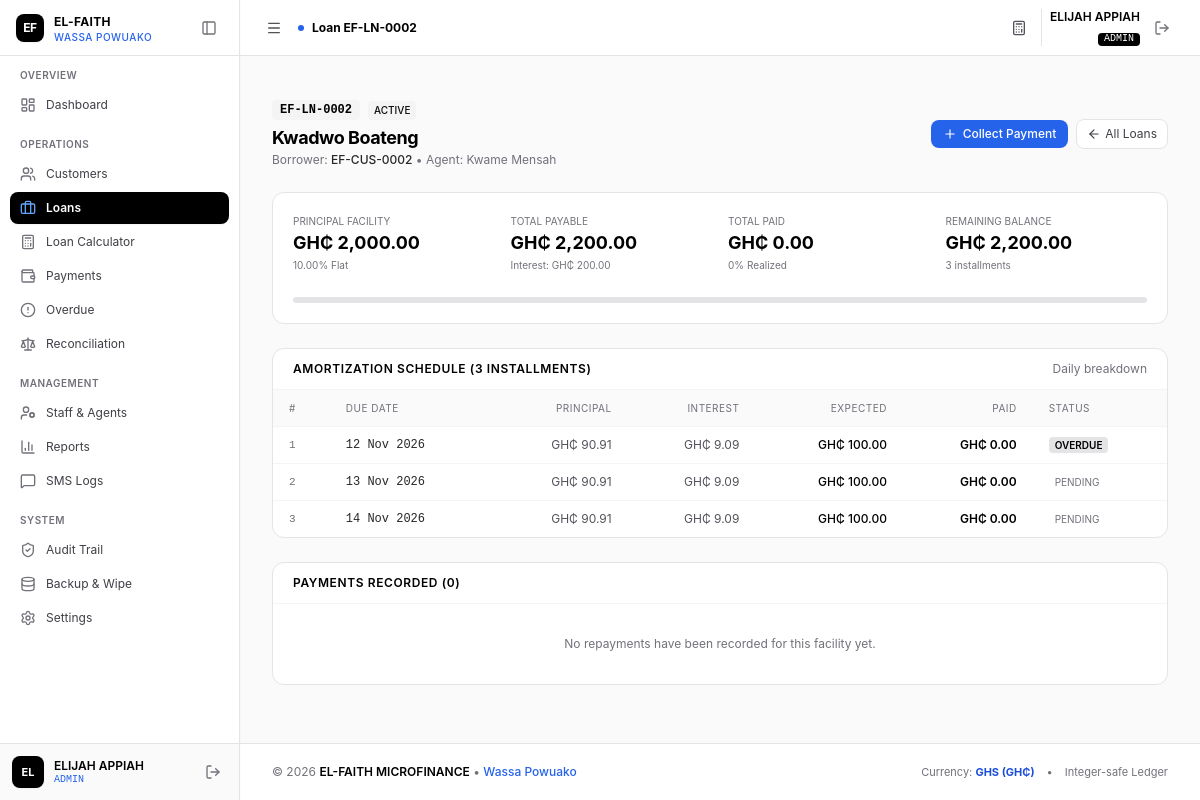
Screenshot of /admin/loan_view.php?id=2 (signed in) with the database file from the repository.
### tables this page shows
CREATE TABLE IF NOT EXISTS `loans` (
  `id` INT AUTO_INCREMENT PRIMARY KEY,
  `uuid` VARCHAR(36) NOT NULL UNIQUE,
  `loan_code` VARCHAR(30) NOT NULL UNIQUE,
  `customer_id` INT NOT NULL,
  `agent_id` INT NULL,
  `principal_pesewas` BIGINT NOT NULL,
  `interest_rate` DECIMAL(5, 2) NOT NULL DEFAULT 10.00,
  `interest_method` ENUM('flat', 'reducing_balance') NOT NULL DEFAULT 'flat',
  `interest_pesewas` BIGINT NOT NULL,
  `total_payable_pesewas` BIGINT NOT NULL,
  `total_paid_pesewas` BIGINT NOT NULL DEFAULT 0,
  `remaining_balance_pesewas` BIGINT NOT NULL,
  `term_duration` INT NOT NULL,
  `term_period` ENUM('days', 'weeks', 'months') NOT NULL DEFAULT 'months',
  `repayment_frequency` ENUM('daily', 'weekly', 'monthly') NOT NULL DEFAULT 'daily',
  `installment_amount_pesewas` BIGINT NOT NULL,
  `disbursed_at` DATETIME NULL,
  `first_due_date` DATE NOT NULL,
  `maturity_date` DATE NOT NULL,
  `status` ENUM('pending', 'active', 'overdue', 'completed', 'defaulted', 'written_off') NOT NULL DEFAULT 'active',
  `created_by` INT NOT NULL,
  `notes` TEXT NULL,
  `created_at` DATETIME NOT NULL DEFAULT CURRENT_TIMESTAMP,
  `updated_at` DATETIME NOT NULL DEFAULT CURRENT_TIMESTAMP ON UPDATE CURRENT_TIMESTAMP,
  CONSTRAINT `fk_loans_customer` FOREIGN KEY (`customer_id`) REFERENCES `customers` (`id`) ON DELETE CASCADE,
  CONSTRAINT `fk_loans_agent` FOREIGN KEY (`agent_id`) REFERENCES `users` (`id`) ON DELETE SET NULL,
  CONSTRAINT `fk_loans_created_by` FOREIGN KEY (`created_by`) REFERENCES `users` (`id`),
  INDEX `idx_loans_customer` (`customer_id`),
  INDEX `idx_loans_agent` (`agent_id`),
  INDEX `idx_loans_status` (`status`),
  INDEX `idx_loans_due_date` (`first_due_date`, `maturity_date`)
);

CREATE TABLE IF NOT EXISTS `customers` (
  `id` INT AUTO_INCREMENT PRIMARY KEY,
  `uuid` VARCHAR(36) NOT NULL UNIQUE,
  `customer_code` VARCHAR(30) NOT NULL UNIQUE,
  `full_name` VARCHAR(150) NOT NULL,
  `phone` VARCHAR(20) NOT NULL,
  `alt_phone` VARCHAR(20) NULL,
  `id_type` VARCHAR(50) NOT NULL DEFAULT 'Ghana Card',
  `id_number` VARCHAR(50) NOT NULL,
  `residential_address` TEXT NOT NULL,
  `location_landmark` VARCHAR(255) NOT NULL,
  `gps_lat` DECIMAL(10, 8) NULL,
  `gps_lng` DECIMAL(11, 8) NULL,
  `occupation` VARCHAR(100) NOT NULL,
  `guarantor_name` VARCHAR(150) NOT NULL,
  `guarantor_phone` VARCHAR(20) NOT NULL,
  `guarantor_relation` VARCHAR(50) NOT NULL,
  `guarantor_address` TEXT NULL,
  `assigned_agent_id` INT NULL,
  `created_by` INT NOT NULL,
  `status` ENUM('active', 'inactive', 'blacklisted') NOT NULL DEFAULT 'active',
  `notes` TEXT NULL,
  `deleted_at` DATETIME NULL,
  `created_at` DATETIME NOT NULL DEFAULT CURRENT_TIMESTAMP,
  `updated_at` DATETIME NOT NULL DEFAULT CURRENT_TIMESTAMP ON UPDATE CURRENT_TIMESTAMP,
  CONSTRAINT `fk_customers_assigned_agent` FOREIGN KEY (`assigned_agent_id`) REFERENCES `users` (`id`) ON DELETE SET NULL,
  CONSTRAINT `fk_customers_created_by` FOREIGN KEY (`created_by`) REFERENCES `users` (`id`),
  INDEX `idx_customers_assigned_agent` (`assigned_agent_id`),
  INDEX `idx_customers_phone` (`phone`),
  INDEX `idx_customers_id_number` (`id_number`),
  INDEX `idx_customers_status` (`status`),
  INDEX `idx_customers_deleted_at` (`deleted_at`)
);

CREATE TABLE IF NOT EXISTS `users` (
  `id` INT AUTO_INCREMENT PRIMARY KEY,
  `uuid` VARCHAR(36) NOT NULL UNIQUE,
  `staff_code` VARCHAR(20) NOT NULL UNIQUE,
  `name` VARCHAR(100) NOT NULL,
  `username` VARCHAR(50) NOT NULL UNIQUE,
  `email` VARCHAR(100) NOT NULL UNIQUE,
  `phone` VARCHAR(20) NOT NULL,
  `password_hash` VARCHAR(255) NOT NULL,
  `role` ENUM('admin', 'agent') NOT NULL DEFAULT 'agent',
  `status` ENUM('active', 'inactive', 'suspended') NOT NULL DEFAULT 'active',
  `last_login_at` DATETIME NULL,
  `deleted_at` DATETIME NULL,
  `created_at` DATETIME NOT NULL DEFAULT CURRENT_TIMESTAMP,
  `updated_at` DATETIME NOT NULL DEFAULT CURRENT_TIMESTAMP ON UPDATE CURRENT_TIMESTAMP,
  INDEX `idx_users_role` (`role`),
  INDEX `idx_users_status` (`status`),
  INDEX `idx_users_deleted_at` (`deleted_at`)
);

CREATE TABLE IF NOT EXISTS `repayment_schedule` (
  `id` INT AUTO_INCREMENT PRIMARY KEY,
  `loan_id` INT NOT NULL,
  `installment_number` INT NOT NULL,
  `due_date` DATE NOT NULL,
  `expected_amount_pesewas` BIGINT NOT NULL,
  `principal_portion_pesewas` BIGINT NOT NULL,
  `interest_portion_pesewas` BIGINT NOT NULL,
  `paid_amount_pesewas` BIGINT NOT NULL DEFAULT 0,
  `status` ENUM('pending', 'partially_paid', 'paid', 'overdue') NOT NULL DEFAULT 'pending',
  `paid_at` DATETIME NULL,
  `created_at` DATETIME NOT NULL DEFAULT CURRENT_TIMESTAMP,
  `updated_at` DATETIME NOT NULL DEFAULT CURRENT_TIMESTAMP ON UPDATE CURRENT_TIMESTAMP,
  CONSTRAINT `fk_schedule_loan` FOREIGN KEY (`loan_id`) REFERENCES `loans` (`id`) ON DELETE CASCADE,
  INDEX `idx_sched_loan_inst` (`loan_id`, `installment_number`),
  INDEX `idx_sched_due_date` (`due_date`),
  INDEX `idx_sched_status` (`status`)
);

### admin/loan_view.php (the view, shortened to what this page needs)
<?php
require_once __DIR__ . '/../includes/functions.php';
require_once __DIR__ . '/../includes/auth.php';
$loanId = (int)($_GET['id'] ?? 0);
$stmt = $pdo->prepare("
    SELECT l.*, c.full_name AS customer_name, c.customer_code, c.phone AS customer_phone,
           c.residential_address, c.location_landmark, u.name AS agent_name, u.staff_code AS agent_code
    FROM loans l
    JOIN customers c ON l.customer_id = c.id
    LEFT JOIN users u ON l.agent_id = u.id
    WHERE l.id = ?
");
$stmt->execute([$loanId]);
$loan = $stmt->fetch();
$stmtSched = $pdo->prepare("
    SELECT * FROM repayment_schedule
    WHERE loan_id = ?
    ORDER BY installment_number ASC
");
$stmtSched->execute([$loanId]);
$schedule = $stmtSched->fetchAll();
$stmtPayments = $pdo->prepare("
    SELECT p.*, u.name AS agent_name
    FROM payments p
    JOIN users u ON p.agent_id = u.id
    WHERE p.loan_id = ?
    ORDER BY p.collection_timestamp DESC
");
$stmtPayments->execute([$loanId]);
$payments = $stmtPayments->fetchAll();
$pctPaid = $loan['total_payable_pesewas'] > 0 ? round(($loan['total_paid_pesewas'] / $loan['total_payable_pesewas']) * 100, 1) : 0;
include __DIR__ . '/../includes/header.php';
?>
<div class="space-y-6">
    <div class="flex flex-col sm:flex-row sm:items-center justify-between gap-3">
        <div>
            <div class="flex items-center gap-2">
                <span class="font-mono text-xs font-semibold text-black bg-zinc-100 px-2 py-0.5 rounded uppercase">
                    <?= htmlspecialchars($loan['loan_code']) ?>
                </span>
                <span class="px-1.5 py-0.5 rounded text-[10px] font-medium uppercase <?= $loan['status'] === 'active' ? 'bg-zinc-100 text-zinc-950' : ($loan['status'] === 'overdue' ? 'bg-zinc-200 text-black font-semibold' : 'bg-zinc-100 text-zinc-600') ?>">
                    <?= htmlspecialchars($loan['status']) ?>
                </span>
            </div>
            <h1 class="text-lg font-bold text-black tracking-tight mt-1"><?= htmlspecialchars($loan['customer_name']) ?></h1>
            <p class="text-xs text-zinc-500">
                Borrower: <a href="<?= BASE_URL ?>/admin/customer_view.php?id=<?= $loan['customer_id'] ?>" class="text-zinc-800 font-medium hover:underline"><?= htmlspecialchars($loan['customer_code']) ?></a>
                &bull; Agent: <?= htmlspecialchars($loan['agent_name'] ?? 'Unassigned') ?>
            </p>
        </div>
        <div class="flex items-center gap-2">
            <a href="<?= BASE_URL ?>/agent/collect.php?loan_id=<?= $loan['id'] ?>&customer_id=<?= $loan['customer_id'] ?>" class="inline-flex items-center gap-1.5 px-3 py-1.5 bg-blue-600 hover:bg-blue-700 text-white font-medium text-xs rounded-lg transition">
                <i data-lucide="plus" class="w-3.5 h-3.5"></i> Collect Payment
            </a>
            <a href="<?= BASE_URL ?>/admin/loans.php" class="inline-flex items-center gap-1 text-xs text-zinc-700 bg-white border border-zinc-200 px-2.5 py-1.5 rounded-lg hover:bg-zinc-100">
                <i data-lucide="arrow-left" class="w-3.5 h-3.5"></i> All Loans
            </a>
        </div>
    </div>
    <div class="bg-white rounded-xl border border-zinc-200 p-5 space-y-4">
        <div class="grid grid-cols-2 sm:grid-cols-4 gap-4 text-xs">
            <div>
                <span class="text-zinc-500 block text-[10px] uppercase">Principal Facility</span>
                <span class="text-lg font-bold text-black"><?= formatMoney((int)$loan['principal_pesewas']) ?></span>
                <span class="text-[10px] text-zinc-500 block"><?= $loan['interest_rate'] ?>% <?= ucfirst($loan['interest_method']) ?></span>
            </div>
            <div>
                <span class="text-zinc-500 block text-[10px] uppercase">Total Payable</span>
                <span class="text-lg font-bold text-black"><?= formatMoney((int)$loan['total_payable_pesewas']) ?></span>
                <span class="text-[10px] text-zinc-500 block">Interest: <?= formatMoney((int)$loan['interest_pesewas']) ?></span>
            </div>
            <div>
                <span class="text-zinc-500 block text-[10px] uppercase">Total Paid</span>
                <span class="text-lg font-bold text-black"><?= formatMoney((int)$loan['total_paid_pesewas']) ?></span>
                <span class="text-[10px] text-zinc-500 block"><?= $pctPaid ?>% Realized</span>
            </div>
            <div>
                <span class="text-zinc-500 block text-[10px] uppercase">Remaining Balance</span>
                <span class="text-lg font-bold text-black"><?= formatMoney((int)$loan['remaining_balance_pesewas']) ?></span>
                <span class="text-[10px] text-zinc-500 block"><?= count($schedule) ?> installments</span>
            </div>
        </div>
        <div class="pt-2">
            <div class="w-full bg-zinc-200 rounded-full h-1.5 overflow-hidden">
            </div>
        </div>
    </div>
    <div class="bg-white rounded-xl border border-zinc-200 overflow-hidden">
        <div class="px-5 py-3 border-b border-zinc-100 flex items-center justify-between">
            <h2 class="text-xs font-semibold uppercase tracking-wider text-black">Amortization Schedule (<?= count($schedule) ?> Installments)</h2>
            <span class="text-xs text-zinc-500">Daily breakdown</span>
        </div>
        <div class="overflow-x-auto">
            <table class="w-full text-left text-xs">
                <thead class="bg-zinc-50 text-zinc-500 uppercase font-medium text-[10px] tracking-wider border-b border-zinc-100">
                    <tr>
                        <th class="py-2.5 px-4 font-normal">#</th>
                        <th class="py-2.5 px-4 font-normal">Due Date</th>
                        <th class="py-2.5 px-4 text-right font-normal">Principal</th>
                        <th class="py-2.5 px-4 text-right font-normal">Interest</th>
                        <th class="py-2.5 px-4 text-right font-normal">Expected</th>
                        <th class="py-2.5 px-4 text-right font-normal">Paid</th>
                        <th class="py-2.5 px-4 font-normal">Status</th>
                    </tr>
                </thead>
                <tbody class="divide-y divide-zinc-100">
                    <?php foreach ($schedule as $row): ?>
                        <?php
                            $isOverdue = ($row['status'] !== 'paid' && strtotime($row['due_date']) < strtotime(date('Y-m-d')));
                        ?>
                        <tr class="hover:bg-blue-50/30 transition">
                            <td class="py-2.5 px-4 font-mono text-zinc-500 text-[11px]">
                                <?= $row['installment_number'] ?>
                            </td>
                            <td class="py-2.5 px-4 font-mono text-zinc-800">
                                <?= formatDate($row['due_date']) ?>
                            </td>
                            <td class="py-2.5 px-4 text-right text-zinc-600">
                                <?= formatMoney((int)$row['principal_portion_pesewas']) ?>
                            </td>
                            <td class="py-2.5 px-4 text-right text-zinc-600">
                                <?= formatMoney((int)$row['interest_portion_pesewas']) ?>
                            </td>
                            <td class="py-2.5 px-4 text-right font-medium text-black">
                                <?= formatMoney((int)$row['expected_amount_pesewas']) ?>
                            </td>
                            <td class="py-2.5 px-4 text-right font-semibold text-black">
                                <?= formatMoney((int)$row['paid_amount_pesewas']) ?>
                            </td>
                            <td class="py-2.5 px-4">
                                <?php if ($row['status'] === 'paid'): ?>
                                    <span class="px-1.5 py-0.5 rounded text-[10px] font-medium uppercase bg-zinc-100 text-zinc-950">
                                        Paid
                                    </span>
                                <?php elseif ($isOverdue): ?>
                                    <span class="px-1.5 py-0.5 rounded text-[10px] font-semibold uppercase bg-zinc-200 text-black">
                                        Overdue
                                    </span>
                                <?php elseif ($row['status'] === 'partially_paid'): ?>
                                    <span class="px-1.5 py-0.5 rounded text-[10px] font-medium uppercase bg-zinc-100 text-zinc-800">
                                        Partial
                                    </span>
                                <?php else: ?>
                                    <span class="px-1.5 py-0.5 rounded text-[10px] font-normal uppercase text-zinc-500">
                                        Pending
                                    </span>
                                <?php endif; ?>
                            </td>
                        </tr>
                    <?php endforeach; ?>
                </tbody>
            </table>
        </div>
    </div>
    <div class="bg-white rounded-xl border border-zinc-200 overflow-hidden">
        <div class="px-5 py-3 border-b border-zinc-100 flex items-center justify-between">
            <h2 class="text-xs font-semibold uppercase tracking-wider text-black">Payments Recorded (<?= count($payments) ?>)</h2>
        </div>
        <?php if (empty($payments)): ?>
            <div class="p-8 text-center text-zinc-500 text-xs">
                No repayments have been recorded for this facility yet.
            </div>
        <?php endif; ?>
    </div>
</div>
<?php include __DIR__ . '/../includes/footer.php'; ?>

### includes/header.php (style rules this page uses)
body { -webkit-overflow-scrolling: touch; }

### rows the page displays
loans: loan_code "EF-LN-0002", status "ACTIVE", customer.full_name "Kwadwo Boateng", customer.customer_code "EF-CUS-0002", agent.name "Kwame Mensah", principal_pesewas "GH₵ 2,000.00", interest_rate "10.00", interest_method "Flat", total_payable_pesewas "GH₵ 2,200.00", interest_pesewas "GH₵ 200.00", total_paid_pesewas "GH₵ 0.00", total_paid_pesewas "0", remaining_balance_pesewas "GH₵ 2,200.00"
repayment_schedule: installment_number "1", due_date "12 Nov 2026", principal_portion_pesewas "GH₵ 90.91", interest_portion_pesewas "GH₵ 9.09", expected_amount_pesewas "GH₵ 100.00", paid_amount_pesewas "GH₵ 0.00", status "OVERDUE"
repayment_schedule: installment_number "2", due_date "13 Nov 2026", principal_portion_pesewas "GH₵ 90.91", interest_portion_pesewas "GH₵ 9.09", expected_amount_pesewas "GH₵ 100.00", paid_amount_pesewas "GH₵ 0.00", status "PENDING"
repayment_schedule: installment_number "3", due_date "14 Nov 2026", principal_portion_pesewas "GH₵ 90.91", interest_portion_pesewas "GH₵ 9.09", expected_amount_pesewas "GH₵ 100.00", paid_amount_pesewas "GH₵ 0.00", status "PENDING"

### other values shown
BRANCH_NAME "WASSA POWUAKO"
$sectionName "OVERVIEW"
$item['label'] "Dashboard"
$sectionName "OPERATIONS"
$item['label'] "Customers"
$item['label'] "Loans"
$item['label'] "Loan Calculator"
$item['label'] "Payments"
$item['label'] "Overdue"
$item['label'] "Reconciliation"
$sectionName "MANAGEMENT"
$item['label'] "Staff & Agents"
$item['label'] "Reports"
$item['label'] "SMS Logs"
$sectionName "SYSTEM"
